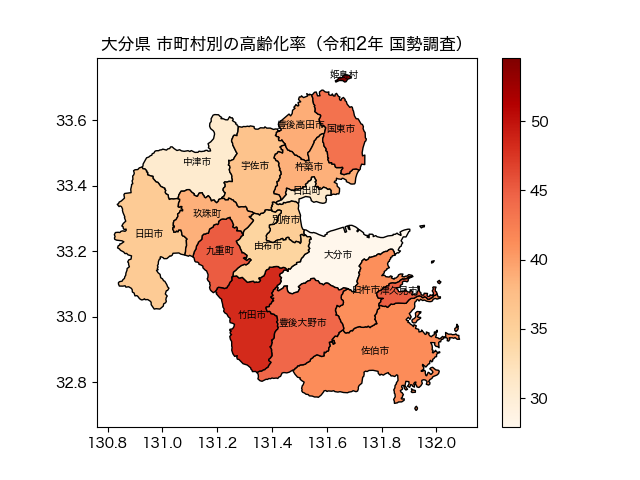

Source code (Python):
# 大分県の市町村別　高齢化率を地図上に色分け（コロプレス図）する

import geopandas as gpd
import matplotlib.pyplot as plt
import matplotlib
matplotlib.rcParams['font.family'] = 'Hiragino Sans'

# 境界データ（GeoJSON）をURLから読み込む
url = "https://raw.githubusercontent.com/smartnews-smri/japan-topography/main/data/municipality/geojson/s0010/N03-21_44_210101.json"

地図 = gpd.read_file(url)

import urllib.request
import urllib.parse
import json
import pandas as pd

# e-Stat APIから高齢化率を取得する
appid = open("appid.txt").read().strip()
params = {
    "appId": appid,
    "statsDataId": "0003448299",
    "cdTab": "105",
    "cdCat01": "130",
    "cdCat02": "100",
    "limit": 100000,
}

api_url =  "https://api.e-stat.go.jp/rest/3.0/app/json/getStatsData?" + urllib.parse.urlencode(params)
data = json.loads(urllib.request.urlopen(api_url).read())

値リスト = data["GET_STATS_DATA"]["STATISTICAL_DATA"]["DATA_INF"]["VALUE"]

# コードと高齢化率を取得し、表にする
行リスト = []
for v in 値リスト:
    code = v["@area"]
    if code.startswith("44") and len(code) == 5 and code != "44000":
        rate = round(float(v["$"]),1)
        行リスト.append({"コード": code, "高齢化率": rate})

高齢化 = pd.DataFrame(行リスト)

# 地図と高齢化率を結合、表にする
地図 = 地図.merge(高齢化 , left_on= "N03_007", right_on= "コード")
print(地図[["N03_004", "高齢化率"]])

# 高齢化率を市町村ごとに色分け、市町村名も記載し、画像保存する
ax = 地図.plot(column = "高齢化率", cmap="OrRd", legend = True, edgecolor="black")
for idx, row in 地図.iterrows():
    中心 = row["geometry"].centroid
    ax.text(中心.x, 中心.y, row["N03_004"], ha = "center", fontsize=7)

plt.title("大分県 市町村別の高齢化率（令和2年 国勢調査）")
plt.savefig("oita_map.png")
